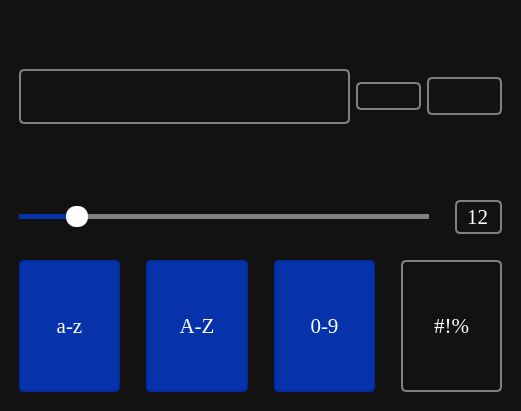
<?xml version="1.0" encoding="UTF-8"?>
<ui version="4.0">
 <class>MainWindow</class>
 <widget class="QMainWindow" name="MainWindow">
  <property name="geometry">
   <rect>
    <x>0</x>
    <y>0</y>
    <width>472</width>
    <height>411</height>
   </rect>
  </property>
  <property name="windowTitle">
   <string>Password generator</string>
  </property>
  <property name="windowIcon">
   <iconset resource="files.qrc">
    <normaloff>:/icons/icons/app-key.ico</normaloff>:/icons/icons/app-key.ico</iconset>
  </property>
  <property name="styleSheet">
   <string notr="true">QWidget {
    background-color: #121212;
    color: white;
    font-family: Georgia;
    font-size: 16pt;
    margin: 10px;
}

QPushButton {
    border: 2px solid gray;
    border-radius: 5px;
}

QPushButton
#btn_lower,
#btn_upper,
#btn_digits,
#btn_special {
    padding: 10px;
}

QPushButton:hover {
    border-color: #012DA3;
}

QPushButton:pressed {
    border: 4px solid #012DA3;
    border-radius: 5px;
}

QPushButton:checked {
    background-color: #0733AA;
    border-color: #012DA3;
}</string>
  </property>
  <widget class="QWidget" name="centralwidget">
   <property name="styleSheet">
    <string notr="true"/>
   </property>
   <layout class="QVBoxLayout" name="verticalLayout">
    <item>
     <widget class="QPushButton" name="icon_lock">
      <property name="enabled">
       <bool>false</bool>
      </property>
      <property name="styleSheet">
       <string notr="true">border: none;</string>
      </property>
      <property name="text">
       <string/>
      </property>
      <property name="icon">
       <iconset>
        <disabledon>:/icons/icons/lock.png</disabledon>
       </iconset>
      </property>
      <property name="iconSize">
       <size>
        <width>100</width>
        <height>100</height>
       </size>
      </property>
     </widget>
    </item>
    <item>
     <layout class="QHBoxLayout" name="layout_password">
      <item>
       <widget class="QFrame" name="frame_password">
        <property name="sizePolicy">
         <sizepolicy hsizetype="Minimum" vsizetype="Maximum">
          <horstretch>0</horstretch>
          <verstretch>0</verstretch>
         </sizepolicy>
        </property>
        <property name="styleSheet">
         <string notr="true">QFrame {
    border: 2px solid gray;
    border-radius: 5px;
    margin-right: 0;
}

QFrame:hover {
    border-color: #012DA3;
}</string>
        </property>
        <property name="frameShape">
         <enum>QFrame::StyledPanel</enum>
        </property>
        <property name="frameShadow">
         <enum>QFrame::Raised</enum>
        </property>
        <layout class="QHBoxLayout" name="horizontalLayout_2">
         <item>
          <widget class="QLineEdit" name="line_password">
           <property name="styleSheet">
            <string notr="true">QLineEdit {
    border: none;
    margin: 0;
    font-size: 20pt;
}</string>
           </property>
          </widget>
         </item>
         <item>
          <widget class="QPushButton" name="btn_visiblity">
           <property name="cursor">
            <cursorShape>PointingHandCursor</cursorShape>
           </property>
           <property name="styleSheet">
            <string notr="true">QPushButton {
    border: none;
    margin: 0;
    background-color: transparent;
}</string>
           </property>
           <property name="text">
            <string/>
           </property>
           <property name="icon">
            <iconset resource="files.qrc">
             <normaloff>:/icons/icons/visibility_off.png</normaloff>
             <normalon>:/icons/icons/visibility.png</normalon>:/icons/icons/visibility_off.png</iconset>
           </property>
           <property name="iconSize">
            <size>
             <width>30</width>
             <height>30</height>
            </size>
           </property>
           <property name="checkable">
            <bool>true</bool>
           </property>
           <property name="checked">
            <bool>true</bool>
           </property>
          </widget>
         </item>
        </layout>
       </widget>
      </item>
      <item>
       <widget class="QPushButton" name="btn_refresh">
        <property name="cursor">
         <cursorShape>PointingHandCursor</cursorShape>
        </property>
        <property name="styleSheet">
         <string notr="true">QPushButton {
    margin-right: 0;
    margin-left: 0;
}</string>
        </property>
        <property name="text">
         <string/>
        </property>
        <property name="icon">
         <iconset>
          <normalon>:/icons/icons/refresh.png</normalon>
         </iconset>
        </property>
        <property name="iconSize">
         <size>
          <width>50</width>
          <height>50</height>
         </size>
        </property>
        <property name="shortcut">
         <string>Ctrl+R</string>
        </property>
        <property name="checkable">
         <bool>false</bool>
        </property>
        <property name="checked">
         <bool>false</bool>
        </property>
       </widget>
      </item>
      <item>
       <widget class="QPushButton" name="btn_copy">
        <property name="cursor">
         <cursorShape>PointingHandCursor</cursorShape>
        </property>
        <property name="styleSheet">
         <string notr="true">QPushButton {
    padding: 5px;
    margin-left: 0;
}</string>
        </property>
        <property name="text">
         <string/>
        </property>
        <property name="icon">
         <iconset>
          <normalon>:/icons/icons/content_copy.png</normalon>
         </iconset>
        </property>
        <property name="iconSize">
         <size>
          <width>40</width>
          <height>40</height>
         </size>
        </property>
        <property name="shortcut">
         <string>Ctrl+C</string>
        </property>
       </widget>
      </item>
     </layout>
    </item>
    <item>
     <layout class="QHBoxLayout" name="layout_info">
      <item>
       <widget class="QLabel" name="lbl_strength">
        <property name="sizePolicy">
         <sizepolicy hsizetype="Preferred" vsizetype="Maximum">
          <horstretch>0</horstretch>
          <verstretch>0</verstretch>
         </sizepolicy>
        </property>
        <property name="text">
         <string/>
        </property>
        <property name="alignment">
         <set>Qt::AlignCenter</set>
        </property>
       </widget>
      </item>
      <item>
       <widget class="QLabel" name="lbl_entropy">
        <property name="sizePolicy">
         <sizepolicy hsizetype="Preferred" vsizetype="Maximum">
          <horstretch>0</horstretch>
          <verstretch>0</verstretch>
         </sizepolicy>
        </property>
        <property name="text">
         <string/>
        </property>
        <property name="alignment">
         <set>Qt::AlignCenter</set>
        </property>
       </widget>
      </item>
     </layout>
    </item>
    <item>
     <layout class="QHBoxLayout" name="layout_length">
      <item>
       <widget class="QSlider" name="slider_length">
        <property name="cursor">
         <cursorShape>PointingHandCursor</cursorShape>
        </property>
        <property name="styleSheet">
         <string notr="true">QSlider::groove:horizontal {
    background-color: transparent;
    height: 5px;
}

QSlider::sub-page:horizontal {
    background-color: #0733AA;
}

QSlider::add-page:horizontal {
    background-color: gray;
}

QSlider::handle:horizontal {
    background-color: white;
    width: 22px;
    border-radius: 10px;
    margin-top: -8px;
    margin-bottom: -8px;
}
</string>
        </property>
        <property name="maximum">
         <number>100</number>
        </property>
        <property name="value">
         <number>12</number>
        </property>
        <property name="orientation">
         <enum>Qt::Horizontal</enum>
        </property>
       </widget>
      </item>
      <item>
       <widget class="QSpinBox" name="spinbox_length">
        <property name="styleSheet">
         <string notr="true">QSpinBox {
    border: 2px solid gray;
    border-radius: 5px;
    background: transparent;
    padding: 2px;
}

QSpinBox:hover {
    border-color:  #0733AA;
}</string>
        </property>
        <property name="alignment">
         <set>Qt::AlignCenter</set>
        </property>
        <property name="buttonSymbols">
         <enum>QAbstractSpinBox::NoButtons</enum>
        </property>
        <property name="maximum">
         <number>100</number>
        </property>
        <property name="value">
         <number>12</number>
        </property>
       </widget>
      </item>
     </layout>
    </item>
    <item>
     <layout class="QHBoxLayout" name="layout_characters">
      <item>
       <widget class="QPushButton" name="btn_lower">
        <property name="enabled">
         <bool>true</bool>
        </property>
        <property name="sizePolicy">
         <sizepolicy hsizetype="Minimum" vsizetype="Minimum">
          <horstretch>0</horstretch>
          <verstretch>0</verstretch>
         </sizepolicy>
        </property>
        <property name="cursor">
         <cursorShape>PointingHandCursor</cursorShape>
        </property>
        <property name="text">
         <string>a-z</string>
        </property>
        <property name="checkable">
         <bool>true</bool>
        </property>
        <property name="checked">
         <bool>true</bool>
        </property>
       </widget>
      </item>
      <item>
       <widget class="QPushButton" name="btn_upper">
        <property name="sizePolicy">
         <sizepolicy hsizetype="Minimum" vsizetype="Minimum">
          <horstretch>0</horstretch>
          <verstretch>0</verstretch>
         </sizepolicy>
        </property>
        <property name="cursor">
         <cursorShape>PointingHandCursor</cursorShape>
        </property>
        <property name="text">
         <string>A-Z</string>
        </property>
        <property name="checkable">
         <bool>true</bool>
        </property>
        <property name="checked">
         <bool>true</bool>
        </property>
       </widget>
      </item>
      <item>
       <widget class="QPushButton" name="btn_digits">
        <property name="sizePolicy">
         <sizepolicy hsizetype="Minimum" vsizetype="Minimum">
          <horstretch>0</horstretch>
          <verstretch>0</verstretch>
         </sizepolicy>
        </property>
        <property name="cursor">
         <cursorShape>PointingHandCursor</cursorShape>
        </property>
        <property name="text">
         <string>0-9</string>
        </property>
        <property name="checkable">
         <bool>true</bool>
        </property>
        <property name="checked">
         <bool>true</bool>
        </property>
       </widget>
      </item>
      <item>
       <widget class="QPushButton" name="btn_special">
        <property name="sizePolicy">
         <sizepolicy hsizetype="Minimum" vsizetype="Minimum">
          <horstretch>0</horstretch>
          <verstretch>0</verstretch>
         </sizepolicy>
        </property>
        <property name="cursor">
         <cursorShape>PointingHandCursor</cursorShape>
        </property>
        <property name="text">
         <string>#!%</string>
        </property>
        <property name="checkable">
         <bool>true</bool>
        </property>
       </widget>
      </item>
     </layout>
    </item>
   </layout>
  </widget>
 </widget>
 <resources>
  <include location="files.qrc"/>
 </resources>
 <connections/>
</ui>
